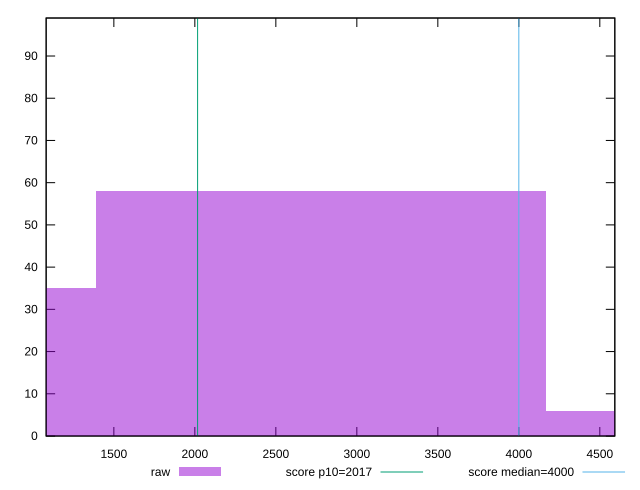

Write gnuplot code to recreate this figure.
reset

$raw <<EOF
2778.4353134329476 58
0 35
5556.870626865895 6
EOF

set key outside below
set boxwidth 2778.4353134329476
set xrange [1082.0120000000006:4592.635999999985]
set yrange [0:99]
set trange [0:99]
set style fill transparent solid 0.5 noborder

set parametric
set terminal svg size 640, 490 enhanced background rgb 'white'
set output "reports/report_00027_2021-02-24T12-40-31.850Z/mainthread-work-breakdown/samples/card/raw/histogram.svg"

plot $raw title "raw" with boxes, \
     2017,t title "score p10=2017", \
     4000,t title "score median=4000"

reset
